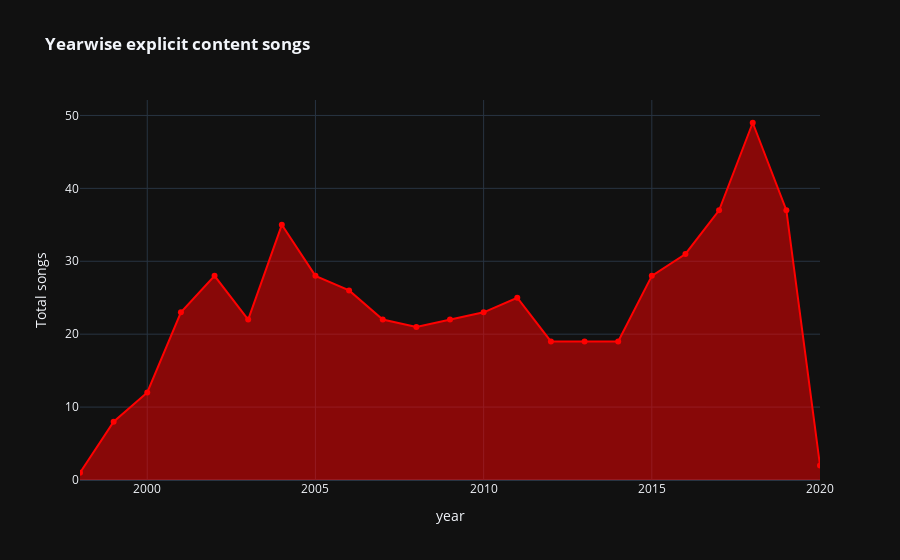

This figure's notebook cell:
### Code cell
fig=px.area(df[df['explicit']==True].groupby('year',as_index=False).count().sort_values(by='song',ascending=False).sort_values(by='year'),x='year',y='song',labels={'song':'Total songs'},markers=True,color_discrete_sequence=['red'],template='plotly_dark',title='<b>Yearwise explicit content songs')
fig.update_layout(hovermode='x')

### Figure 1 — Plotly figure (JSON) as saved in the notebook; plotly's stock layout.template omitted (floating-point values rounded to 4 significant figures)
{"data": [{"fillpattern": {"shape": ""}, "hovertemplate": "year=%{x}<br>Total songs=%{y}<extra></extra>", "legendgroup": "", "line": {"color": "red"}, "marker": {"symbol": "circle"}, "mode": "lines+markers", "name": "", "orientation": "v", "showlegend": false, "stackgroup": "1", "type": "scatter", "x": [1998, 1999, 2000, 2001, 2002, 2003, 2004, 2005, 2006, 2007, 2008, 2009, 2010, 2011, 2012, 2013, 2014, 2015, 2016, 2017, 2018, 2019, 2020], "xaxis": "x", "y": [1, 8, 12, 23, 28, 22, 35, 28, 26, 22, 21, 22, 23, 25, 19, 19, 19, 28, 31, 37, 49, 37, 2], "yaxis": "y"}], "layout": {"hovermode": "x", "legend": {"tracegroupgap": 0}, "title": {"text": "<b>Yearwise explicit content songs"}, "xaxis": {"anchor": "y", "domain": [0, 1], "title": {"text": "year"}}, "yaxis": {"anchor": "x", "domain": [0, 1], "title": {"text": "Total songs"}}}}
